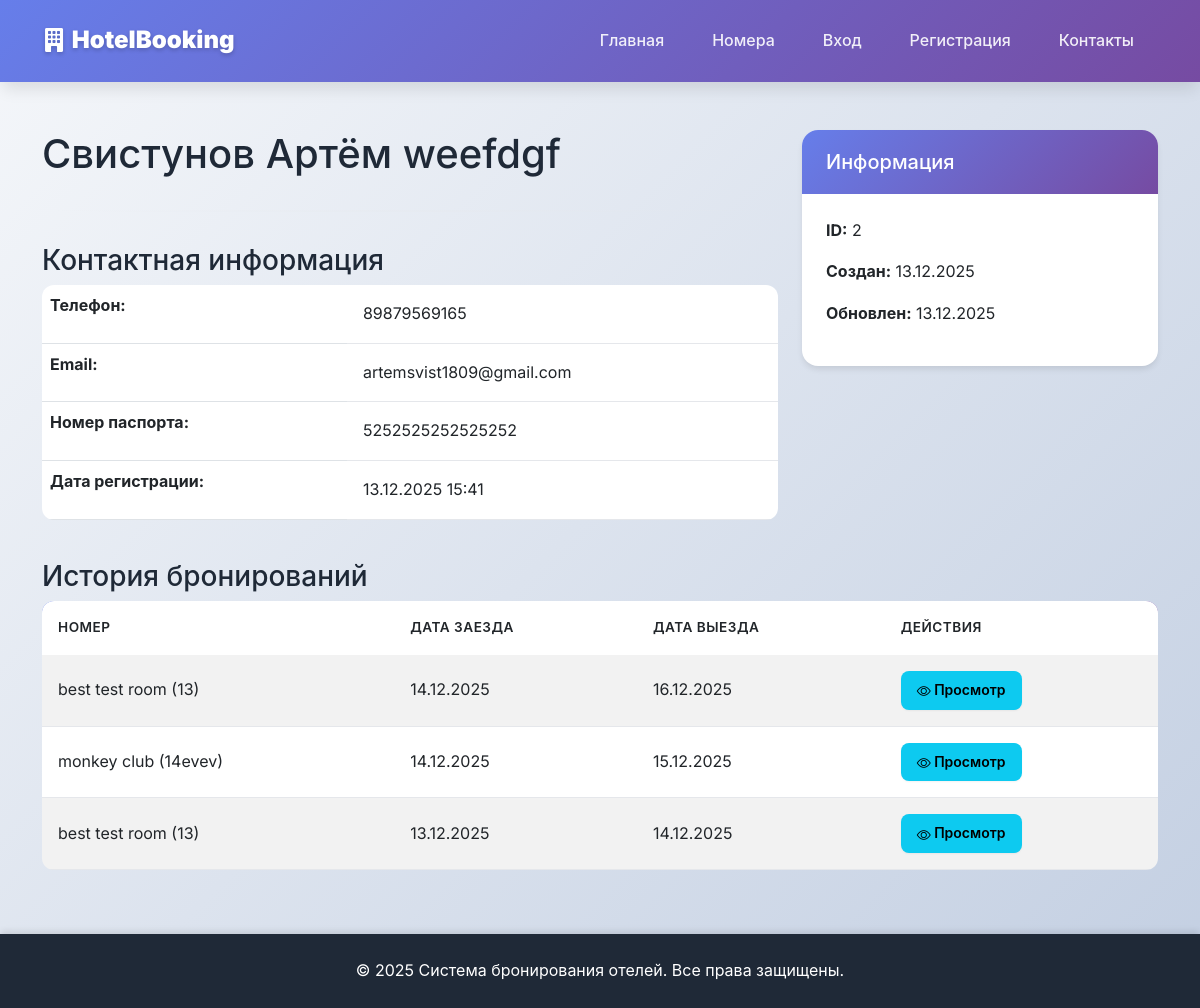
/guests/2/, run on an earlier commit of the app's database.
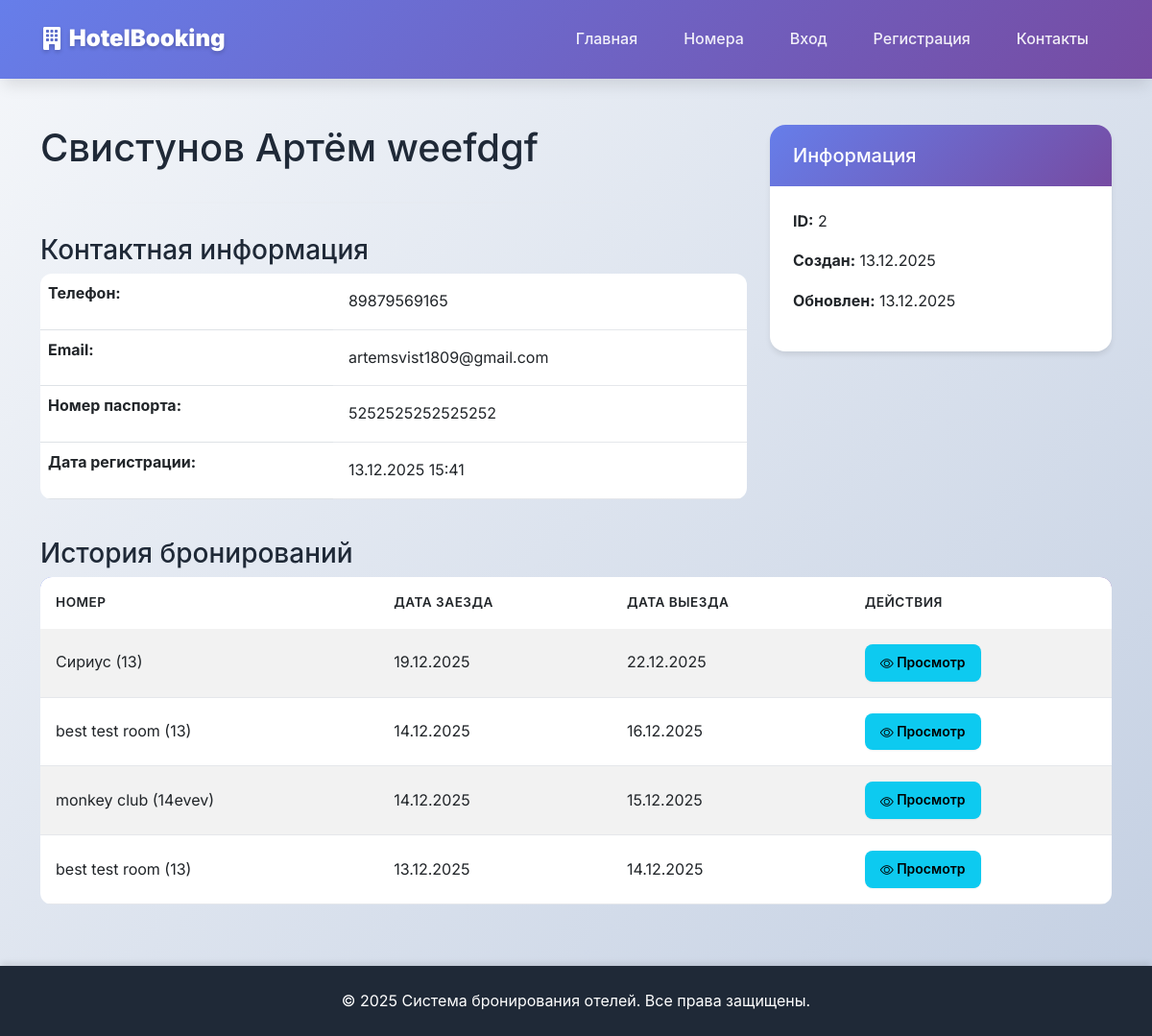
And on a later commit of the database.
### booking/models.py (models this page shows, shortened)
class Booking(models.Model):
    STATUS_CREATED = 'CREATED'
    STATUS_PAYMENT_PENDING = 'PAYMENT_PENDING'
    STATUS_PAID = 'PAID'
    STATUS_CANCELLED = 'CANCELLED'
    STATUS_PAYMENT_FAILED = 'PAYMENT_FAILED'
    STATUS_CHOICES = [
        (STATUS_CREATED, 'Создано'),
        (STATUS_PAYMENT_PENDING, 'Ожидает оплаты'),
        (STATUS_PAID, 'Оплачено'),
        (STATUS_CANCELLED, 'Отменено'),
        (STATUS_PAYMENT_FAILED, 'Ошибка оплаты'),
    ]
    booking_id = models.BigAutoField(primary_key=True)
    user = models.ForeignKey(User, on_delete=models.CASCADE, related_name='bookings', null=True, blank=True, verbose_name="Пользователь")
    guest = models.ForeignKey(Guest, on_delete=models.CASCADE, related_name='bookings', verbose_name="Гость")
    room = models.ForeignKey(Room, on_delete=models.CASCADE, related_name='bookings', verbose_name="Номер")
    check_in_date = models.DateField(verbose_name="Дата заезда")
    check_out_date = models.DateField(verbose_name="Дата выезда")
    adults_count = models.IntegerField(validators=[MinValueValidator(1)], verbose_name="Количество взрослых")
    children_count = models.IntegerField(default=0, validators=[MinValueValidator(0)], verbose_name="Количество детей")
    total_price = models.DecimalField(max_digits=10, decimal_places=2, verbose_name="Стоимость проживания")
    special_requests = models.TextField(null=True, blank=True, verbose_name="Пожелания")
    status = models.CharField(
        max_length=20,
        choices=STATUS_CHOICES,
        default=STATUS_PAYMENT_PENDING,
        verbose_name="Статус бронирования",
    )
    created_at = models.DateTimeField(auto_now_add=True, verbose_name="Дата создания")
    updated_at = models.DateTimeField(auto_now=True, verbose_name="Дата обновления")
    class Meta:
        verbose_name = "Бронирование"
        verbose_name_plural = "Бронирования"
        ordering = ['-check_in_date']

class Room(models.Model):
    room_id = models.BigAutoField(primary_key=True)
    hotel = models.ForeignKey(Hotel, on_delete=models.CASCADE, related_name='rooms', null=True, blank=True, verbose_name="Отель")
    number = models.CharField(max_length=50, verbose_name="Номер комнаты")
    name = models.CharField(max_length=200, verbose_name="Название номера")
    description = models.TextField(verbose_name="Описание")
    type_name = models.CharField(max_length=100, verbose_name="Тип комнаты")
    price_per_night = models.DecimalField(max_digits=10, decimal_places=2, validators=[MinValueValidator(0)], default=0, verbose_name="Цена за ночь")
    created_at = models.DateTimeField(auto_now_add=True, verbose_name="Дата создания")
    updated_at = models.DateTimeField(auto_now=True, verbose_name="Дата обновления")
    class Meta:
        verbose_name = "Номер"
        verbose_name_plural = "Номера"
        ordering = ['hotel', 'number']
        unique_together = [['hotel', 'number']]

### booking/views.py (the view)
# urls.py: path('guests/<int:pk>/', views.GuestDetailView.as_view(), name='guest_detail'),
class GuestDetailView(DetailView):
    model = Guest
    template_name = 'booking/guest_detail.html'
    context_object_name = 'guest'
    def get_context_data(self, **kwargs):
        context = super().get_context_data(**kwargs)
        context['bookings'] = self.object.bookings.all().order_by('-check_in_date')
        return context

### booking/models.py (called while the page is built)
    @property
    def full_name(self):
        parts = [self.last_name, self.first_name]
        if self.middle_name:
            parts.append(self.middle_name)
        return " ".join(parts)

### templates/booking/guest_detail.html (shortened to what this page needs)
{% extends 'booking/base.html' %}
{% block content %}
<div class="row">
    <div class="col-md-8">
        <h1>{{ guest.full_name }}</h1>
        <hr>
        <h3>Контактная информация</h3>
        <table class="table">
            <tr>
                <th>Телефон:</th>
                <td>{{ guest.phone }}</td>
            </tr>
            <tr>
                <th>Email:</th>
                <td>{{ guest.email|default:"—" }}</td>
            </tr>
            <tr>
                <th>Номер паспорта:</th>
                <td>{{ guest.passport_number }}</td>
            </tr>
            <tr>
                <th>Дата регистрации:</th>
                <td>{{ guest.created_at|date:"d.m.Y H:i" }}</td>
            </tr>
        </table>
    </div>
    <div class="col-md-4">
        <div class="card">
            <div class="card-header bg-primary text-white">
                <h5 class="mb-0">Информация</h5>
            </div>
            <div class="card-body">
                <p><strong>ID:</strong> {{ guest.guest_id }}</p>
                <p><strong>Создан:</strong> {{ guest.created_at|date:"d.m.Y" }}</p>
                <p><strong>Обновлен:</strong> {{ guest.updated_at|date:"d.m.Y" }}</p>
            </div>
        </div>
    </div>
</div>
<div class="row mt-4">
    <div class="col-12">
        <h3>История бронирований</h3>
        {% if bookings %}
        <div class="table-responsive">
            <table class="table table-striped">
                <thead>
                    <tr>
                        <th>Номер</th>
                        <th>Дата заезда</th>
                        <th>Дата выезда</th>
                        <th>Действия</th>
                    </tr>
                </thead>
                <tbody>
                    {% for booking in bookings %}
                    <tr>
                        <td>{{ booking.room.name }} ({{ booking.room.number }})</td>
                        <td>{{ booking.check_in_date|date:"d.m.Y" }}</td>
                        <td>{{ booking.check_out_date|date:"d.m.Y" }}</td>
                        <td>
                            <a href="{% url 'booking:booking_detail' booking.pk %}" class="btn btn-sm btn-info">
                                <i class="bi bi-eye"></i> Просмотр
                            </a>
                        </td>
                    </tr>
                    {% endfor %}
                </tbody>
            </table>
        </div>
        {% else %}
        <p class="text-muted">У гостя пока нет бронирований</p>
        {% endif %}
    </div>
</div>
{% endblock %}

What changed in the data, as far as the page shows it:
added Booking: room.name "Сириус", room.number "13", check_in_date "19.12.2025", check_out_date "22.12.2025"
